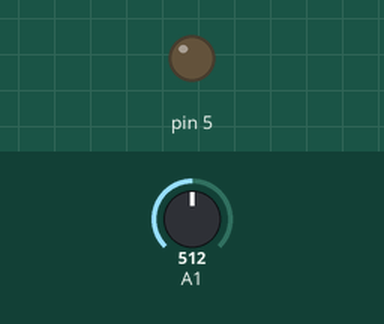
This sketch was run on a simulated Arduino Uno, built with avr-gcc and run on an emulated ATmega328P. Shown: output pins drawn as LEDs (lit = HIGH). Inputs (shaded band) come from the test bench; at power-on: A1 = 512.

Above: at 1.2 s.
1.3 s: A1 set to 716
At 2.5 s:
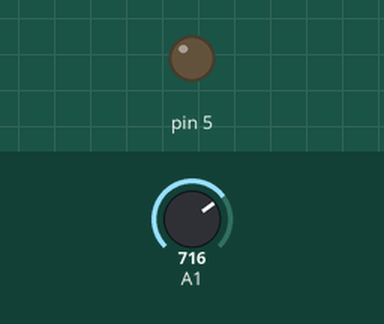
2.8 s: A1 set to 511
At 4.1 s:
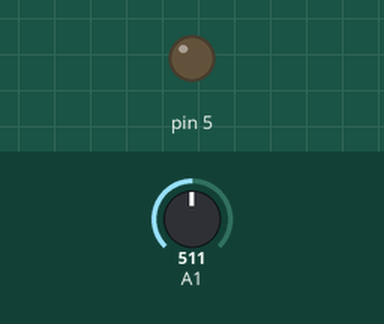
Timing chart, 0 to 5.8 s (numbered marks = the images above; inputs shaded):
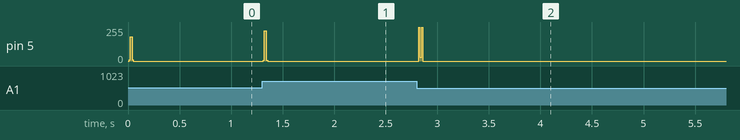

Measured:
- after the input at 1.3 s, pin 5: 0/255 → 4/255 at once, → 227/255 0.01 s later, → 4/255 0.02 s later, → 0/255 0.01 s later
- after the input at 2.8 s, pin 5: 0/255 → 252/255 at once, → 30/255 0.01 s later, → 252/255 0.02 s later, → 0/255 0.01 s later

The sketch:

DiffBit.ino
```cpp
float window[5] = {0,0,0,0,0};
int w[5] = {-1,8,0,-8,1};

void setup() {
  Serial.begin(9600); // baud rate 9600 bps
}

void loop() {
  float valPreviousBit = analogRead(PC1)>>2;
  float result = 0;

  window[0] = window[1];
  window[1] = window[2];
  window[2] = window[3];
  window[3] = window[4];
  window[4] = valPreviousBit;

  //Using five-point stencil
  if(window[4] != 0) {
    float sum = w[0]*window[0];
    sum += w[1]*window[1];
    sum += w[3]*window[3];
    sum += w[4]*window[4];
    result = sum/12;
  }

  delay(10);

  analogWrite(PD5, result);
}
```
